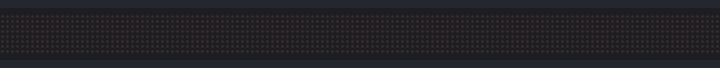
Bench run of a sketch on a simulated ESP8266 (NodeMCU). Shown: 192×8 LED matrix. What the sketch prints to the serial monitor is not drawn.

Above: at 0.63 s.
At 3.4 s:
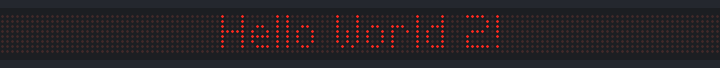
At 9.4 s:
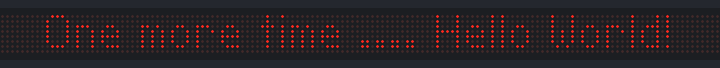
At 14.87 s:
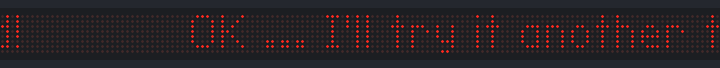
At 20.6 s:
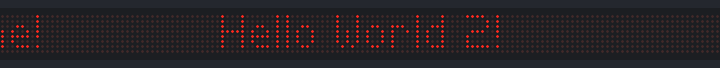
At 32.7 s:
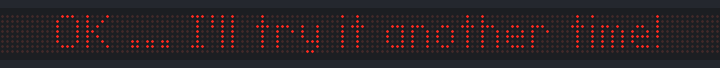

The sketch:

hello-world-2.ino
```cpp
/*------------------------------------------------------------------------------

Maintainer:   jeffskinnerbox@yahoo.com / www.jeffskinnerbox.me
Version:      1.0.0

DESCRIPTION:
    Demonstration program showing the the use of the MD_Parola library display
    scrolling features.

    An little bit more advanced program that does - Hello World!

MONITOR:
    screen /dev/ttyUSB0 9600,cs8cls
    to terminate Cntr-a :quit

TESTING:
    Just upload and observe.

USAGE:
    Just upload and observe.

SOURCES:
    Derived from https://github.com/MajicDesigns/MD_Parola/blob/master/examples/Parola_Ambulance/Parola_Ambulance.ino

CREATED BY:
    jeffskinnerbox@yahoo.com

------------------------------------------------------------------------------*/

#define DEBUG true    // activate debugging routings (print trace messages on serial port)

// ESP8266 libraries (~/.arduino15/packages/esp8266)
#include <SPI.h>

// Arduino libraries (~/src/arduino/libraries)

// Arduino Sketchbooks libraries (~/src/arduino/sketchbooks/libraries)
#include <MD_Parola.h>
#include <MD_MAX72xx.h>

// hello-world-2 project's include files (current directory)
#include "debug.h"

#define TRUE              1
#define FALSE             0
#define ONE_SECOND        1000UL        // milliseconds in one second
#define TWO_SECOND        2000UL        // milliseconds in two second
#define ONE_MINUTE        60000UL       // milliseconds in one minute
#define ONE_HOUR          3600000UL     // milliseconds in one hour
#define ONE_DAY           85400000UL    // milliseconds in one day

// hardware coordinate mapping
// four common types of matrix modules on the market: PAROLA, GENERIC, ICSTATION, FC16
#define HARDWARE_TYPE MD_MAX72XX::ICSTATION_HW

// number of LED dot matrix modules in the chain
#define MAX_DEVICES 24  // number of modules connected

// NOTE: These pin numbers are for ESO8266 hardware SPI
#define DATA_PIN  D7    // or MOSI
#define CLK_PIN   D5    // or SCK
#define CS_PIN    D8    // or SS

// Software SPI connection
//MD_Parola P = MD_Parola(HARDWARE_TYPE, DATA_PIN, CLK_PIN, CS_PIN, MAX_DEVICES);  // software SPI
MD_Parola P = MD_Parola(HARDWARE_TYPE, CS_PIN, MAX_DEVICES);                     // hardware SPI

// messages to be displayed
const char *msg[] = {
    "Hello World 2!",
    "One more time .... Hello World!",
    "OK ... I'll try it another time!",
};

// display speeds, intensity, etc.
#define PAUSE_TIME    TWO_SECOND
#define SCROLL_SPEED  25    // lower the time the faster the animation; 0 to run as fast as possible
#define FRAMEDELAY    50    // frame delay value min=10 (fast)  max=200 (slow)
#define INTENSITY      0    // set intensity of the display (0-15)
#define SPACING        0    // distance between the end of one message and the start of the next (0 = off display

// version stamp
#define VERSION "1.0.0"
#define VER VERSION " - "  __DATE__ " at " __TIME__
const char version[] = VER;


//------------------------------------------------------------------------------

void setup() {

    Serial.begin(9600);
    while (!Serial) {}                        // wait for serial port to connect

    PRINT("--------------------------------------------------------------------------------");
    INFO("Starting hello-world-2!");
    INFOS("hello-world-2 version = ", version);
    //INFOS("ESP8266 MAC address = ", WiFi.macAddress());
    //INFOD("ESP8266 chip ID = ", ESP.getChipId());

    P.begin();

    P.setIntensity(INTENSITY);                           // set intensity of the display
    P.setScrollSpacing(SPACING);                         // columns between messages
    P.setPause(TWO_SECOND);                              // ms of pause after finished displaying message
    P.setSpeed(SCROLL_SPEED);                            // frame delay value

    Serial.println("Exit setup()");
}


void loop() {
    static uint8_t cycle = 0;                            // message number being displayed

    const textPosition_t scrollAlign = PA_CENTER;        // how to align the text (other value: PA_LEFT)
    const textEffect_t scrollEffectIn = PA_SCROLL_LEFT;  // direction of scrolling
    const textEffect_t scrollEffectOut = PA_NO_EFFECT;   // special effects when scrolling
    const uint8_t scrollSpeed = SCROLL_SPEED;            // frame delay value
    const uint16_t scrollPause = TWO_SECOND;             // ms of pause after finished displaying message

    if (P.displayAnimate()) {
        Serial.print("Display message #"); Serial.println(cycle, DEC);

        // set up the string
        P.displayText(msg[cycle], scrollAlign, scrollSpeed, scrollPause, scrollEffectIn, scrollEffectOut);

        // prepare for next pass
        cycle = (cycle + 1) % ARRAY_SIZE(msg);
    }
}
```

debug.h
```cpp
/* -----------------------------------------------------------------------------

Maintainer:   jeffskinnerbox@yahoo.com / www.jeffskinnerbox.me
Version:      1.0.0

DESCRIPTION:
    Debugging routings that print trace messages on serial port

REFERENCE MATERIALS:
    The ANSI escape sequences set screen attributes, such as bold text,
    and color of foreground and background.

    Standard Colors
        'e[0;30m'           # Black
        'e[0;31m'           # Red
        'e[0;32m'           # Green
        'e[0;33m'           # Yellow
        'e[0;34m'           # Blue
        'e[0;35m'           # Purple
        'e[0;36m'           # Cyan
        'e[0;37m'           # White

    Bold Colors
        'e[1;30m'           # Bold Black
        'e[1;31m'           # Bold Red
        'e[1;32m'           # Bold Green
        'e[1;33m'           # Bold Yellow
        'e[1;34m'           # Bold Blue
        'e[1;35m'           # Bold Purple
        'e[1;36m'           # Bold Cyan
        'e[1;37m'           # Bold White

    Underline
        'e[4;30m'           # Underline Black
        'e[4;31m'           # Underline Red
        'e[4;32m'           # Underline Green
        'e[4;33m'           # Underline Yellow
        'e[4;34m'           # Underline Blue
        'e[4;35m'           # Underline Purple
        'e[4;36m'           # Underline Cyan
        'e[4;37m'           # Underline White

    Background Colors
        'e[40m'             # Background Black
        'e[41m'             # Background Red
        'e[42m'             # Background Green
        'e[43m'             # Background Yellow
        'e[44m'             # Background Blue
        'e[45m'             # Background Purple
        'e[46m'             # Background Cyan
        'e[47m'             # Background White

    Other
        '\e[m'              # Color Reset
        '\e[1;37m\e[41m'    # Bold White on Red Background

CREATED BY:
    jeffskinnerbox@yahoo.com

----------------------------------------------------------------------------- */

#pragma once                 // compiler to skip subsequent includes of this file

// debugging routings that print trace messages on serial port
// using F() to load strings in flash memory, not RAM

#if DEBUG
    #define PRT(s)         { Serial.print(F(s)); }                             // Print a string without newline
    #define PRINT(s)       { Serial.println(F(s)); }                           // Print a string
    #define PRINTD(s, v)   { Serial.print(F(s)); Serial.println(v, DEC); }     // Print a string followed by decimal
    #define PRINTX(s, v)   { Serial.print(F(s)); Serial.println(v, HEX); }     // Print a string followed by hex
    #define PRINTB(s, v)   { Serial.print(F(s)); Serial.println(v, BIN); }     // Print a string followed by binary
    #define PRINTC(s, v)   { Serial.print(F(s)); Serial.println((char)v); }    // Print a string followed by char
    #define PRINTS(s, v)   { Serial.print(F(s)); Serial.println(v); }          // Print a string followed by string

    #define EXEC(s)        { s; }
    #define FATAL(s)       { Serial.print(F("\e[1;37m\e[41mFATAL:   \e[m")); PRINT(s) }

    #define INFO(s)        { Serial.print(F("\e[1;32mINFO:    \e[m")); PRINT(s) }
    #define ERROR(s)       { Serial.print(F("\e[1;31mERROR:   \e[m")); PRINT(s) }
    #define WARNING(s)     { Serial.print(F("\e[1;33mWARNING: \e[m")); PRINT(s) }

    #define INFOD(s, v)    { Serial.print(F("\e[1;32mINFO:    \e[m")); Serial.print(F(s)); Serial.println(v, DEC); }
    #define ERRORD(s, v)   { Serial.print(F("\e[1;31mERROR:   \e[m")); Serial.print(F(s)); Serial.println(v, DEC); }
    #define WARNINGD(s, v) { Serial.print(F("\e[1;33mWARNING: \e[m")); Serial.print(F(s)); Serial.println(v, DEC); }

    #define INFOX(s, v)    { Serial.print(F("\e[1;32mINFO:    \e[m")); Serial.print(F(s)); Serial.println(v, HEX); }
    #define ERRORX(s, v)   { Serial.print(F("\e[1;31mERROR:   \e[m")); Serial.print(F(s)); Serial.println(v, HEX); }
    #define WARNINGX(s, v) { Serial.print(F("\e[1;33mWARNING: \e[m")); Serial.print(F(s)); Serial.println(v, HEX); }

    #define INFOB(s, v)    { Serial.print(F("\e[1;32mINFO:    \e[m")); Serial.print(F(s)); Serial.println(v, BIN); }
    #define ERRORB(s, v)   { Serial.print(F("\e[1;31mERROR:   \e[m")); Serial.print(F(s)); Serial.println(v, BIN); }
    #define WARNINGB(s, v) { Serial.print(F("\e[1;33mWARNING: \e[m")); Serial.print(F(s)); Serial.println(v, BIN); }

    #define INFOC(s, v)    { Serial.print(F("\e[1;32mINFO:    \e[m")); Serial.print(F(s)); Serial.println((char)v); }
    #define ERRORC(s, v)   { Serial.print(F("\e[1;31mERROR:   \e[m")); Serial.print(F(s)); Serial.println((char)v); }
    #define WARNINGC(s, v) { Serial.print(F("\e[1;33mWARNING: \e[m")); Serial.print(F(s)); Serial.println((char)v); }

    #define INFOS(s, v)    { Serial.print(F("\e[1;32mINFO:    \e[m")); Serial.print(F(s)); Serial.println(v); }
    #define ERRORS(s, v)   { Serial.print(F("\e[1;31mERROR:   \e[m")); Serial.print(F(s)); Serial.println(v); }
    #define WARNINGS(s, v) { Serial.print(F("\e[1;33mWARNING: \e[m")); Serial.print(F(s)); Serial.println(v); }
#else
    #define PRT(s)
    #define PRINT(s)
    #define PRINTD(s, v)
    #define PRINTX(s, v)
    #define PRINTB(s, v)
    #define PRINTC(s, v)
    #define PRINTS(s, v)

    #define EXEC(s)
    #define FATAL(s)

    #define INFO(s)
    #define ERROR(s)
    #define WARNING(s)

    #define INFOD(s, v)
    #define ERRORD(s, v)
    #define WARNINGD(s, v)

    #define INFOX(s, v)
    #define ERRORX(s, v)
    #define WARNINGX(s, v)

    #define INFOB(s, v)
    #define ERRORB(s, v)
    #define WARNINGB(s, v)

    #define INFOC(s, v)
    #define ERRORC(s, v)
    #define WARNINGC(s, v)

    #define INFOS(s, v)
    #define ERRORS(s, v)
    #define WARNINGS(s, v)
#endif
```

Measured:
- what the display in image 1 shows lasts 2.1 s, from 3.3 s to 5.4 s
